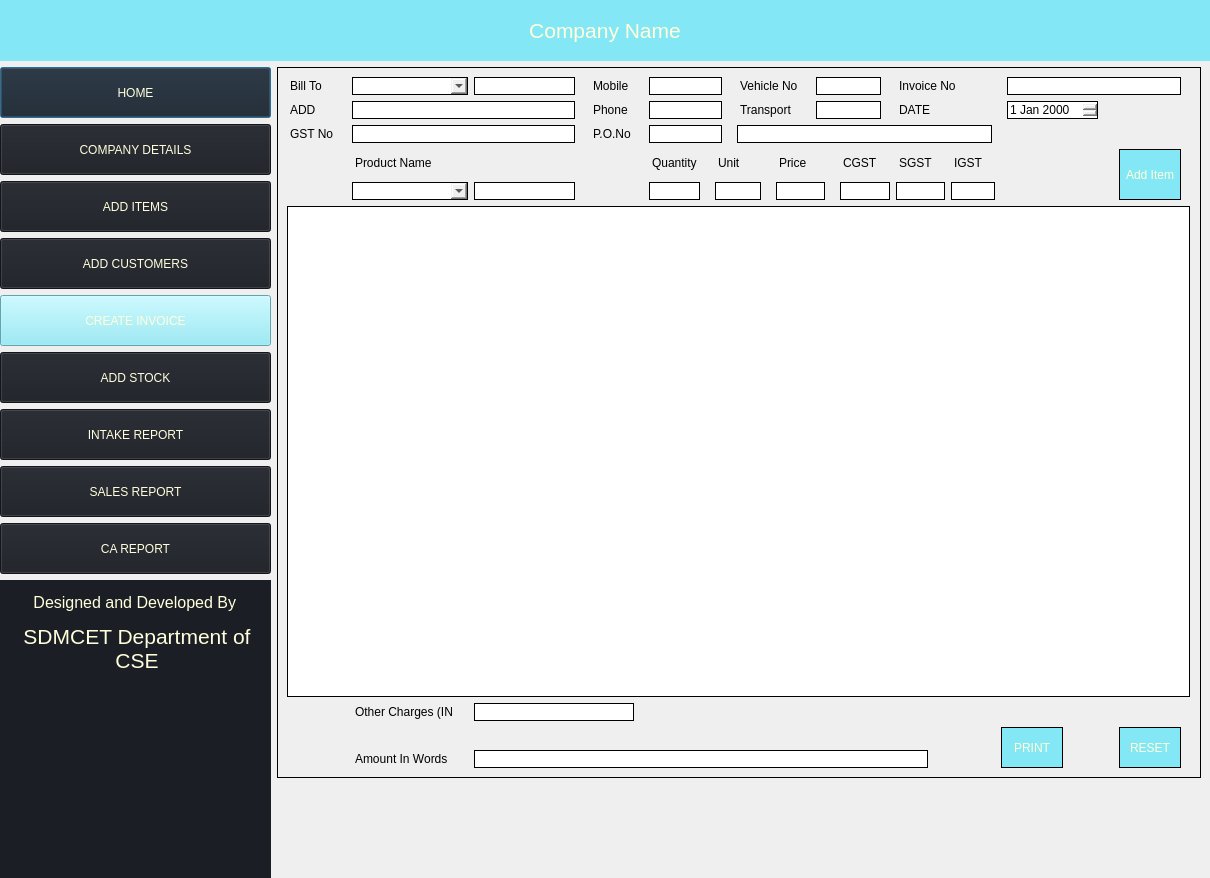
<?xml version="1.0" encoding="UTF-8"?>
<ui version="4.0">
 <class>Dialog</class>
 <widget class="QDialog" name="Dialog">
  <property name="geometry">
   <rect>
    <x>0</x>
    <y>0</y>
    <width>1210</width>
    <height>878</height>
   </rect>
  </property>
  <property name="minimumSize">
   <size>
    <width>800</width>
    <height>600</height>
   </size>
  </property>
  <property name="maximumSize">
   <size>
    <width>4096</width>
    <height>1920</height>
   </size>
  </property>
  <property name="windowTitle">
   <string>Dialog</string>
  </property>
  <layout class="QGridLayout" name="gridLayout_2">
   <property name="leftMargin">
    <number>0</number>
   </property>
   <property name="topMargin">
    <number>0</number>
   </property>
   <property name="rightMargin">
    <number>0</number>
   </property>
   <property name="bottomMargin">
    <number>0</number>
   </property>
   <item row="2" column="1">
    <spacer name="verticalSpacer">
     <property name="orientation">
      <enum>Qt::Vertical</enum>
     </property>
     <property name="sizeType">
      <enum>QSizePolicy::Fixed</enum>
     </property>
     <property name="sizeHint" stdset="0">
      <size>
       <width>20</width>
       <height>100</height>
      </size>
     </property>
    </spacer>
   </item>
   <item row="0" column="0" colspan="2">
    <widget class="QLabel" name="label">
     <property name="minimumSize">
      <size>
       <width>239</width>
       <height>61</height>
      </size>
     </property>
     <property name="maximumSize">
      <size>
       <width>4096</width>
       <height>61</height>
      </size>
     </property>
     <property name="styleSheet">
      <string notr="true">background-color: rgb(132, 231, 245); color: rgb(255, 255, 221)</string>
     </property>
     <property name="text">
      <string>&lt;html&gt;&lt;head/&gt;&lt;body&gt;&lt;p align=&quot;center&quot;&gt;&lt;span style=&quot; font-size:16pt;&quot;&gt;Company Name&lt;/span&gt;&lt;/p&gt;&lt;/body&gt;&lt;/html&gt;</string>
     </property>
    </widget>
   </item>
   <item row="1" column="0" rowspan="2">
    <widget class="QWidget" name="widget_2" native="true">
     <property name="minimumSize">
      <size>
       <width>271</width>
       <height>800</height>
      </size>
     </property>
     <property name="maximumSize">
      <size>
       <width>300</width>
       <height>1920</height>
      </size>
     </property>
     <layout class="QVBoxLayout" name="verticalLayout">
      <property name="leftMargin">
       <number>0</number>
      </property>
      <property name="topMargin">
       <number>0</number>
      </property>
      <property name="rightMargin">
       <number>0</number>
      </property>
      <property name="bottomMargin">
       <number>0</number>
      </property>
      <item>
       <widget class="QPushButton" name="homeBtn">
        <property name="minimumSize">
         <size>
          <width>239</width>
          <height>51</height>
         </size>
        </property>
        <property name="styleSheet">
         <string notr="true">background-color:rgb(27, 30, 36); color: rgb(255, 255, 221)</string>
        </property>
        <property name="text">
         <string>HOME</string>
        </property>
        <property name="icon">
         <iconset theme="home">
          <normaloff>../</normaloff>../</iconset>
        </property>
       </widget>
      </item>
      <item>
       <widget class="QPushButton" name="companyBtn">
        <property name="minimumSize">
         <size>
          <width>239</width>
          <height>51</height>
         </size>
        </property>
        <property name="styleSheet">
         <string notr="true">background-color:  rgb(27, 30, 36); color: rgb(255, 255, 221)</string>
        </property>
        <property name="text">
         <string>COMPANY DETAILS</string>
        </property>
       </widget>
      </item>
      <item>
       <widget class="QPushButton" name="addItemsBtn">
        <property name="minimumSize">
         <size>
          <width>239</width>
          <height>51</height>
         </size>
        </property>
        <property name="styleSheet">
         <string notr="true">background-color:  rgb(27, 30, 36); color: rgb(255, 255, 221)</string>
        </property>
        <property name="text">
         <string>ADD ITEMS</string>
        </property>
       </widget>
      </item>
      <item>
       <widget class="QPushButton" name="addCustomersBtn">
        <property name="minimumSize">
         <size>
          <width>239</width>
          <height>51</height>
         </size>
        </property>
        <property name="styleSheet">
         <string notr="true">background-color:  rgb(27, 30, 36); color: rgb(255, 255, 221)</string>
        </property>
        <property name="text">
         <string>ADD CUSTOMERS</string>
        </property>
       </widget>
      </item>
      <item>
       <widget class="QPushButton" name="createInvoiceBtn">
        <property name="minimumSize">
         <size>
          <width>239</width>
          <height>51</height>
         </size>
        </property>
        <property name="styleSheet">
         <string notr="true">background-color: rgb(132, 231, 245); color: rgb(255, 255, 221)</string>
        </property>
        <property name="text">
         <string>CREATE INVOICE</string>
        </property>
       </widget>
      </item>
      <item>
       <widget class="QPushButton" name="addStockBtn">
        <property name="minimumSize">
         <size>
          <width>239</width>
          <height>51</height>
         </size>
        </property>
        <property name="styleSheet">
         <string notr="true">background-color:  rgb(27, 30, 36); color: rgb(255, 255, 221)</string>
        </property>
        <property name="text">
         <string>ADD STOCK</string>
        </property>
       </widget>
      </item>
      <item>
       <widget class="QPushButton" name="stockDetailsBtn">
        <property name="minimumSize">
         <size>
          <width>239</width>
          <height>51</height>
         </size>
        </property>
        <property name="styleSheet">
         <string notr="true">background-color:  rgb(27, 30, 36); color: rgb(255, 255, 221)</string>
        </property>
        <property name="text">
         <string>INTAKE REPORT</string>
        </property>
       </widget>
      </item>
      <item>
       <widget class="QPushButton" name="salesReportBtn">
        <property name="minimumSize">
         <size>
          <width>239</width>
          <height>51</height>
         </size>
        </property>
        <property name="styleSheet">
         <string notr="true">background-color:  rgb(27, 30, 36); color: rgb(255, 255, 221)</string>
        </property>
        <property name="text">
         <string>SALES REPORT</string>
        </property>
       </widget>
      </item>
      <item>
       <widget class="QPushButton" name="caReportBtn">
        <property name="minimumSize">
         <size>
          <width>239</width>
          <height>51</height>
         </size>
        </property>
        <property name="styleSheet">
         <string notr="true">background-color:  rgb(27, 30, 36); color: rgb(255, 255, 221)</string>
        </property>
        <property name="text">
         <string>CA REPORT</string>
        </property>
       </widget>
      </item>
      <item>
       <widget class="QLabel" name="label_2">
        <property name="minimumSize">
         <size>
          <width>239</width>
          <height>200</height>
         </size>
        </property>
        <property name="maximumSize">
         <size>
          <width>16777215</width>
          <height>400</height>
         </size>
        </property>
        <property name="styleSheet">
         <string notr="true">background-color: rgb(27, 30, 36); color: rgb(255, 255, 221);padding-top:10px</string>
        </property>
        <property name="text">
         <string>&lt;html&gt;&lt;head/&gt;&lt;body&gt;&lt;p align=&quot;center&quot;&gt;&lt;span style=&quot; font-size:12pt;&quot;&gt;Designed and Developed By &lt;/span&gt;&lt;/p&gt;&lt;p align=&quot;center&quot;&gt;&lt;span style=&quot; font-size:16pt;&quot;&gt;SDMCET Department of CSE&lt;/span&gt;&lt;/p&gt;&lt;/body&gt;&lt;/html&gt;</string>
        </property>
        <property name="scaledContents">
         <bool>true</bool>
        </property>
        <property name="alignment">
         <set>Qt::AlignLeading|Qt::AlignLeft|Qt::AlignTop</set>
        </property>
        <property name="wordWrap">
         <bool>true</bool>
        </property>
       </widget>
      </item>
     </layout>
    </widget>
   </item>
   <item row="1" column="1">
    <widget class="QFrame" name="frame">
     <property name="styleSheet">
      <string notr="true">border:1px solid;margin-right:9px</string>
     </property>
     <property name="frameShape">
      <enum>QFrame::StyledPanel</enum>
     </property>
     <property name="frameShadow">
      <enum>QFrame::Raised</enum>
     </property>
     <layout class="QGridLayout" name="gridLayout">
      <item row="5" column="3">
       <widget class="QLineEdit" name="productNameText">
        <property name="enabled">
         <bool>true</bool>
        </property>
       </widget>
      </item>
      <item row="4" column="10">
       <widget class="QLabel" name="label_27">
        <property name="styleSheet">
         <string notr="true">border:none</string>
        </property>
        <property name="text">
         <string>CGST</string>
        </property>
       </widget>
      </item>
      <item row="1" column="4">
       <widget class="QLabel" name="label_17">
        <property name="styleSheet">
         <string notr="true">border:none</string>
        </property>
        <property name="text">
         <string>Phone</string>
        </property>
       </widget>
      </item>
      <item row="2" column="4">
       <widget class="QLabel" name="label_18">
        <property name="styleSheet">
         <string notr="true">border:none</string>
        </property>
        <property name="text">
         <string>P.O.No</string>
        </property>
       </widget>
      </item>
      <item row="4" column="12">
       <widget class="QLabel" name="label_25">
        <property name="styleSheet">
         <string notr="true">border:none</string>
        </property>
        <property name="text">
         <string>IGST</string>
        </property>
       </widget>
      </item>
      <item row="0" column="9" colspan="2">
       <widget class="QLineEdit" name="lrNumberText">
        <property name="text">
         <string/>
        </property>
       </widget>
      </item>
      <item row="1" column="5" colspan="2">
       <widget class="QLineEdit" name="phoneText">
        <property name="text">
         <string/>
        </property>
       </widget>
      </item>
      <item row="2" column="5" colspan="2">
       <widget class="QLineEdit" name="pqNumberText">
        <property name="text">
         <string/>
        </property>
       </widget>
      </item>
      <item row="1" column="0">
       <widget class="QLabel" name="label_15">
        <property name="styleSheet">
         <string notr="true">border:none</string>
        </property>
        <property name="text">
         <string>ADD</string>
        </property>
       </widget>
      </item>
      <item row="0" column="5" colspan="2">
       <widget class="QLineEdit" name="mobileText">
        <property name="text">
         <string/>
        </property>
       </widget>
      </item>
      <item row="6" column="0" colspan="17">
       <widget class="QTableWidget" name="tableView">
        <property name="styleSheet">
         <string notr="true">margin-right:0</string>
        </property>
       </widget>
      </item>
      <item row="4" column="6" colspan="2">
       <widget class="QLabel" name="label_23">
        <property name="styleSheet">
         <string notr="true">border:none</string>
        </property>
        <property name="text">
         <string>Unit</string>
        </property>
       </widget>
      </item>
      <item row="1" column="9" colspan="2">
       <widget class="QLineEdit" name="transportText">
        <property name="text">
         <string/>
        </property>
       </widget>
      </item>
      <item row="5" column="6" colspan="2">
       <widget class="QLineEdit" name="unitText">
        <property name="enabled">
         <bool>true</bool>
        </property>
        <property name="text">
         <string/>
        </property>
       </widget>
      </item>
      <item row="4" column="5">
       <widget class="QLabel" name="label_14">
        <property name="styleSheet">
         <string notr="true">border:none</string>
        </property>
        <property name="text">
         <string>Quantity</string>
        </property>
       </widget>
      </item>
      <item row="4" column="8" colspan="2">
       <widget class="QLabel" name="label_24">
        <property name="styleSheet">
         <string notr="true">border:none</string>
        </property>
        <property name="text">
         <string>Price</string>
        </property>
       </widget>
      </item>
      <item row="8" column="16" rowspan="2">
       <widget class="QPushButton" name="clearInvoiceBtn">
        <property name="minimumSize">
         <size>
          <width>71</width>
          <height>41</height>
         </size>
        </property>
        <property name="maximumSize">
         <size>
          <width>71</width>
          <height>41</height>
         </size>
        </property>
        <property name="styleSheet">
         <string notr="true">background-color: rgb(132, 231, 245); color: rgb(255, 255, 221)</string>
        </property>
        <property name="text">
         <string>RESET</string>
        </property>
       </widget>
      </item>
      <item row="5" column="10">
       <widget class="QLineEdit" name="cgstText">
        <property name="enabled">
         <bool>true</bool>
        </property>
        <property name="styleSheet">
         <string notr="true">margin:0</string>
        </property>
        <property name="text">
         <string/>
        </property>
       </widget>
      </item>
      <item row="5" column="5">
       <widget class="QLineEdit" name="qtyText">
        <property name="text">
         <string/>
        </property>
       </widget>
      </item>
      <item row="2" column="1" colspan="3">
       <widget class="QLineEdit" name="gstNumberText">
        <property name="text">
         <string/>
        </property>
       </widget>
      </item>
      <item row="5" column="8" colspan="2">
       <widget class="QLineEdit" name="priceText">
        <property name="enabled">
         <bool>true</bool>
        </property>
        <property name="text">
         <string/>
        </property>
       </widget>
      </item>
      <item row="1" column="7" colspan="2">
       <widget class="QLabel" name="label_20">
        <property name="styleSheet">
         <string notr="true">border:none</string>
        </property>
        <property name="text">
         <string>Transport</string>
        </property>
       </widget>
      </item>
      <item row="1" column="1" colspan="3">
       <widget class="QLineEdit" name="addText"/>
      </item>
      <item row="9" column="3">
       <widget class="QLineEdit" name="amountInWordsText">
        <property name="enabled">
         <bool>false</bool>
        </property>
        <property name="minimumSize">
         <size>
          <width>463</width>
          <height>18</height>
         </size>
        </property>
        <property name="text">
         <string/>
        </property>
       </widget>
      </item>
      <item row="0" column="0">
       <widget class="QLabel" name="label_13">
        <property name="styleSheet">
         <string notr="true">border:none</string>
        </property>
        <property name="text">
         <string>Bill To</string>
        </property>
       </widget>
      </item>
      <item row="5" column="11">
       <widget class="QLineEdit" name="sgstText">
        <property name="enabled">
         <bool>true</bool>
        </property>
        <property name="styleSheet">
         <string notr="true">margin:0</string>
        </property>
        <property name="text">
         <string/>
        </property>
       </widget>
      </item>
      <item row="0" column="14" colspan="3">
       <widget class="QLineEdit" name="invoiceNumberText">
        <property name="text">
         <string/>
        </property>
       </widget>
      </item>
      <item row="1" column="11">
       <widget class="QLabel" name="label_10">
        <property name="styleSheet">
         <string notr="true">border:none</string>
        </property>
        <property name="text">
         <string>DATE</string>
        </property>
       </widget>
      </item>
      <item row="5" column="12">
       <widget class="QLineEdit" name="igstText">
        <property name="enabled">
         <bool>true</bool>
        </property>
        <property name="styleSheet">
         <string notr="true">margin:0</string>
        </property>
        <property name="text">
         <string/>
        </property>
       </widget>
      </item>
      <item row="8" column="13" rowspan="2" colspan="3">
       <widget class="QPushButton" name="printBtn">
        <property name="minimumSize">
         <size>
          <width>71</width>
          <height>41</height>
         </size>
        </property>
        <property name="maximumSize">
         <size>
          <width>71</width>
          <height>41</height>
         </size>
        </property>
        <property name="styleSheet">
         <string notr="true">background-color: rgb(132, 231, 245); color: rgb(255, 255, 221)</string>
        </property>
        <property name="text">
         <string>PRINT</string>
        </property>
       </widget>
      </item>
      <item row="1" column="14">
       <widget class="QDateEdit" name="dateText"/>
      </item>
      <item row="0" column="7" colspan="2">
       <widget class="QLabel" name="label_19">
        <property name="styleSheet">
         <string notr="true">border:none</string>
        </property>
        <property name="text">
         <string>Vehicle No</string>
        </property>
       </widget>
      </item>
      <item row="5" column="1" colspan="2">
       <widget class="QComboBox" name="itemNameList">
        <property name="styleSheet">
         <string notr="true">margin:0</string>
        </property>
       </widget>
      </item>
      <item row="4" column="16" rowspan="2">
       <widget class="QPushButton" name="addToInvoiceBtn">
        <property name="minimumSize">
         <size>
          <width>71</width>
          <height>51</height>
         </size>
        </property>
        <property name="maximumSize">
         <size>
          <width>71</width>
          <height>51</height>
         </size>
        </property>
        <property name="styleSheet">
         <string notr="true">background-color: rgb(132, 231, 245); color: rgb(255, 255, 221)</string>
        </property>
        <property name="text">
         <string>Add Item</string>
        </property>
       </widget>
      </item>
      <item row="0" column="4">
       <widget class="QLabel" name="label_16">
        <property name="styleSheet">
         <string notr="true">border:none</string>
        </property>
        <property name="text">
         <string>Mobile</string>
        </property>
       </widget>
      </item>
      <item row="0" column="11" colspan="3">
       <widget class="QLabel" name="label_9">
        <property name="styleSheet">
         <string notr="true">border:none</string>
        </property>
        <property name="text">
         <string>Invoice No</string>
        </property>
       </widget>
      </item>
      <item row="4" column="11">
       <widget class="QLabel" name="label_29">
        <property name="styleSheet">
         <string notr="true">border:none</string>
        </property>
        <property name="text">
         <string>SGST</string>
        </property>
       </widget>
      </item>
      <item row="4" column="1" colspan="3">
       <widget class="QLabel" name="label_22">
        <property name="styleSheet">
         <string notr="true">border:none</string>
        </property>
        <property name="text">
         <string>Product Name</string>
        </property>
       </widget>
      </item>
      <item row="2" column="0">
       <widget class="QLabel" name="label_8">
        <property name="styleSheet">
         <string notr="true">border:none</string>
        </property>
        <property name="text">
         <string>GST No</string>
        </property>
       </widget>
      </item>
      <item row="9" column="1">
       <widget class="QLabel" name="label_31">
        <property name="styleSheet">
         <string notr="true">border:none</string>
        </property>
        <property name="text">
         <string>Amount In Words</string>
        </property>
       </widget>
      </item>
      <item row="7" column="1">
       <widget class="QLabel" name="label_28">
        <property name="styleSheet">
         <string notr="true">border:none</string>
        </property>
        <property name="text">
         <string>Other Charges (INR)</string>
        </property>
       </widget>
      </item>
      <item row="7" column="3" colspan="2">
       <widget class="QLineEdit" name="otherChargesText">
        <property name="text">
         <string/>
        </property>
       </widget>
      </item>
      <item row="0" column="3">
       <widget class="QLineEdit" name="customerNameText"/>
      </item>
      <item row="0" column="1" colspan="2">
       <widget class="QComboBox" name="customerNameList">
        <property name="styleSheet">
         <string notr="true">margin:0</string>
        </property>
       </widget>
      </item>
      <item row="2" column="7" colspan="7">
       <widget class="QLineEdit" name="otherDetailsText">
        <property name="text">
         <string/>
        </property>
       </widget>
      </item>
     </layout>
    </widget>
   </item>
  </layout>
 </widget>
 <tabstops>
  <tabstop>customerNameText</tabstop>
  <tabstop>mobileText</tabstop>
  <tabstop>lrNumberText</tabstop>
  <tabstop>invoiceNumberText</tabstop>
  <tabstop>addText</tabstop>
  <tabstop>phoneText</tabstop>
  <tabstop>transportText</tabstop>
  <tabstop>dateText</tabstop>
  <tabstop>gstNumberText</tabstop>
  <tabstop>pqNumberText</tabstop>
  <tabstop>itemNameList</tabstop>
  <tabstop>qtyText</tabstop>
  <tabstop>unitText</tabstop>
  <tabstop>priceText</tabstop>
  <tabstop>cgstText</tabstop>
  <tabstop>sgstText</tabstop>
  <tabstop>igstText</tabstop>
  <tabstop>addToInvoiceBtn</tabstop>
  <tabstop>amountInWordsText</tabstop>
  <tabstop>printBtn</tabstop>
  <tabstop>clearInvoiceBtn</tabstop>
  <tabstop>homeBtn</tabstop>
  <tabstop>companyBtn</tabstop>
  <tabstop>addItemsBtn</tabstop>
  <tabstop>createInvoiceBtn</tabstop>
  <tabstop>addStockBtn</tabstop>
  <tabstop>stockDetailsBtn</tabstop>
  <tabstop>caReportBtn</tabstop>
  <tabstop>tableView</tabstop>
 </tabstops>
 <resources>
  <include location="logo.qrc"/>
 </resources>
 <connections/>
</ui>
